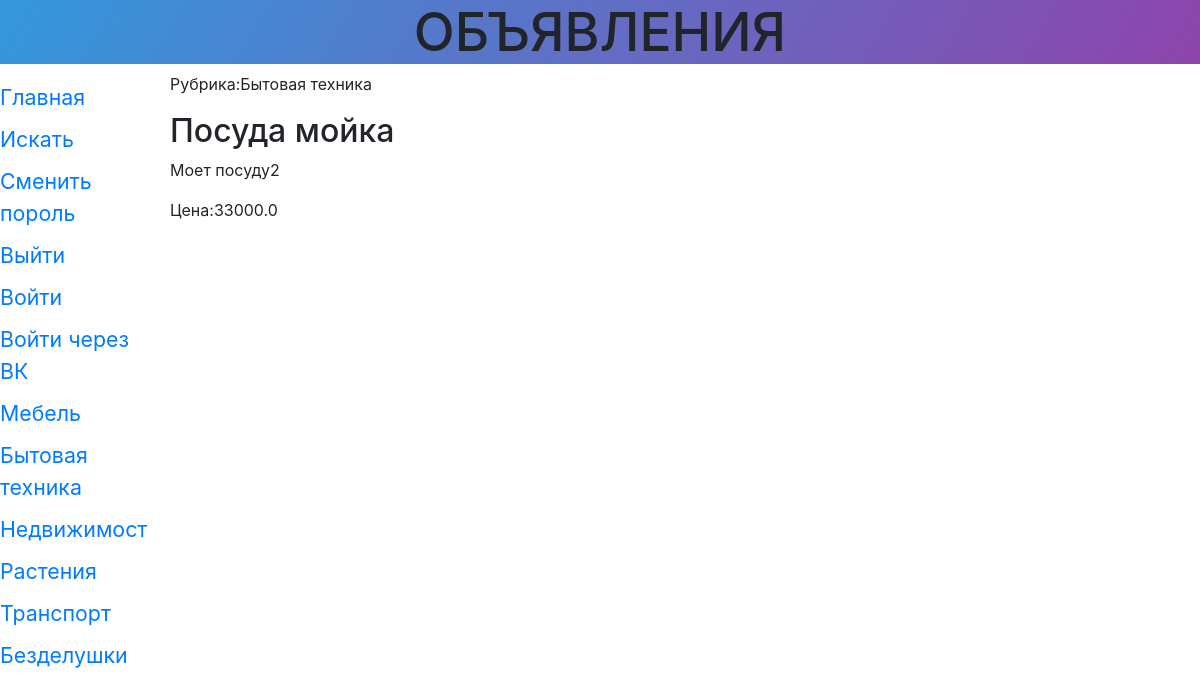
The app's page /storys/detail/50/ with its own data.
### storys/models.py (models this page shows, shortened)
class Rubric(models.Model):
	name = models.CharField(max_length=20, db_index=True, verbose_name = 'Название')
	order = models.SmallIntegerField(default = 0, db_index=True)
	class Meta():
		verbose_name_plural = 'Рубрики'
		verbose_name = 'Рубрика'
		ordering = ['order','name']

class Story(models.Model):
	title = models.CharField(max_length=50, verbose_name='Товар')
	content = models.TextField(null = True, blank=True, verbose_name='Описание')
	price = models.FloatField(null = True, blank=True, verbose_name='Цена')
	published = models.DateTimeField(auto_now_add=True, db_index=True, verbose_name='Опубликовано')
	rubric = models.ForeignKey('Rubric', null=True, on_delete = models.PROTECT,verbose_name = 'Рубрика',
		related_name='entries', related_query_name='entry')
	class Meta():
		verbose_name_plural = 'Объявления'
		verbose_name = 'Объявление'
		ordering = ['-published']

### storys/views.py (the view)
# urls.py: path('detail/<int:pk>/', StoryDetailView.as_view(), name = 'detail'),
class StoryDetailView(DetailView):
	model = Story
	def get_context_data(self, *args,**kwargs):
		context=super().get_context_data(*args,**kwargs)
		context['rubrics']=Rubric.objects.all()
		return context

### storys/templates/storys/story_detail.html (shortened to what this page needs)
{% extends 'layout/basic.html'%}
{%block content%}
<p>Рубрика:{{story.rubric.name}}</p>
<h2>{{story.title}}</h2>
<p>{{story.content}}</p>
<p>Цена:{{story.price}}</p>
{% endblock %}

### storys/templates/layout/basic.html (shortened to what this page needs)
{%load static%}
{%load cache%}
<!DOCTYPE html>
<html lang="ru-RU">
<head>
	<link rel="stylesheet" href="https://stackpath.bootstrapcdn.com/bootstrap/4.3.1/css/bootstrap.min.css">
	<link rel="stylesheet" type="text/css" href="{% static 'storys/style.css'%}">
</head>
<body>
	<header>
		<h1>Объявления</h1>
	</header>
	{% cache 300 navbar%}
	<nav>
		<a href="{% url 'index'%}">Главная</a>
		<a href="{% url 'search'%}">Искать</a>
		<a href="{% url 'password_change'%}">Сменить пороль</a>
		<a href="{% url 'logout'%}">Выйти</a>
	{%endcache%}
		{% if user.is_authenticated %}
		{%else%}
		<a href="{% url 'login'%}">Войти</a>
		<a href="{% url 'social:begin' 'vk-oauth2'%}">Войти через ВК</a>
		{%endif%}
		{% for rubric in rubrics%}
		<a href="{% url 'by_rubric' rubric.pk %}">
		{{rubric.name}}</a>
		{%endfor%}
	</nav>
	<section>
		{%block content%}{%endblock%}
	</section>
</body>
</html>

### storys/static/storys/style.css (style rules this page uses)
header h1 { background-image: linear-gradient(120deg,#3498db,#8e44ad); font-size: 40pt; text-transform: uppercase; text-align: center; }
nav { font-size: 16pt; width: 150px; float: left; }
nav a { display: block; margin: 10px 0px; }
section { margin-left: 170px; }

### records on screen
Rubric: name "Мебель"
Rubric: name "Бытовая техника"
Rubric: name "Недвижимост"
Rubric: name "Растения"
Rubric: name "Транспорт"
Rubric: name "Безделушки"
Story: rubric.name "Бытовая техника", title "Посуда мойка", content "Моет посуду2", price "33000.0"
